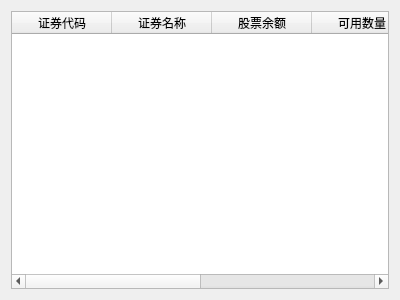
<?xml version="1.0" encoding="UTF-8"?>
<ui version="4.0">
 <class>GuiPosition</class>
 <widget class="QWidget" name="GuiPosition">
  <property name="geometry">
   <rect>
    <x>0</x>
    <y>0</y>
    <width>400</width>
    <height>300</height>
   </rect>
  </property>
  <property name="windowTitle">
   <string>Form</string>
  </property>
  <layout class="QVBoxLayout" name="verticalLayout">
   <item>
    <widget class="QTableWidget" name="positionTable">
     <property name="enabled">
      <bool>true</bool>
     </property>
     <property name="horizontalScrollBarPolicy">
      <enum>Qt::ScrollBarAsNeeded</enum>
     </property>
     <property name="editTriggers">
      <set>QAbstractItemView::NoEditTriggers</set>
     </property>
     <property name="selectionMode">
      <enum>QAbstractItemView::SingleSelection</enum>
     </property>
     <property name="selectionBehavior">
      <enum>QAbstractItemView::SelectRows</enum>
     </property>
     <property name="sortingEnabled">
      <bool>true</bool>
     </property>
     <property name="cornerButtonEnabled">
      <bool>false</bool>
     </property>
     <attribute name="horizontalHeaderVisible">
      <bool>true</bool>
     </attribute>
     <attribute name="verticalHeaderVisible">
      <bool>false</bool>
     </attribute>
     <column>
      <property name="text">
       <string>证券代码</string>
      </property>
     </column>
     <column>
      <property name="text">
       <string>证券名称</string>
      </property>
     </column>
     <column>
      <property name="text">
       <string>股票余额</string>
      </property>
     </column>
     <column>
      <property name="text">
       <string>可用数量</string>
      </property>
     </column>
     <column>
      <property name="text">
       <string>市价</string>
      </property>
     </column>
     <column>
      <property name="text">
       <string>市值</string>
      </property>
     </column>
    </widget>
   </item>
  </layout>
 </widget>
 <resources/>
 <connections/>
 <slots>
  <slot>QueryAllPositions()</slot>
 </slots>
</ui>
